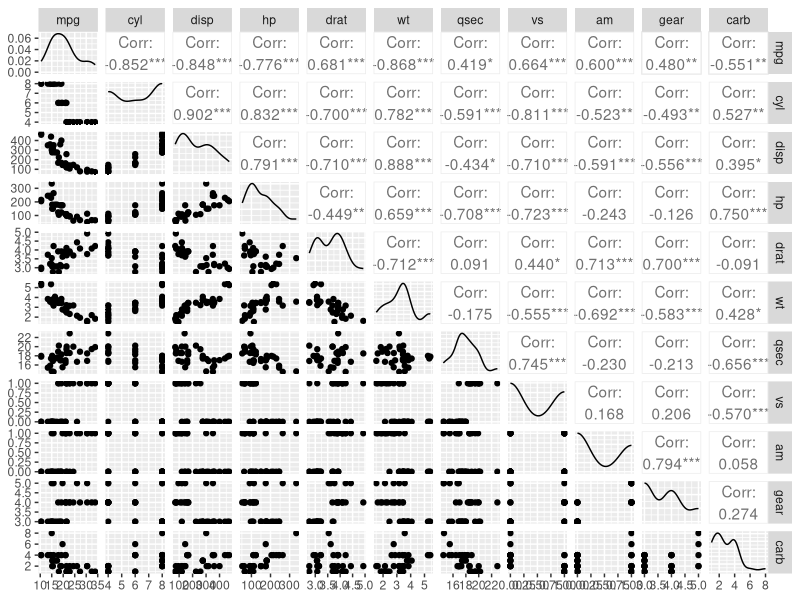
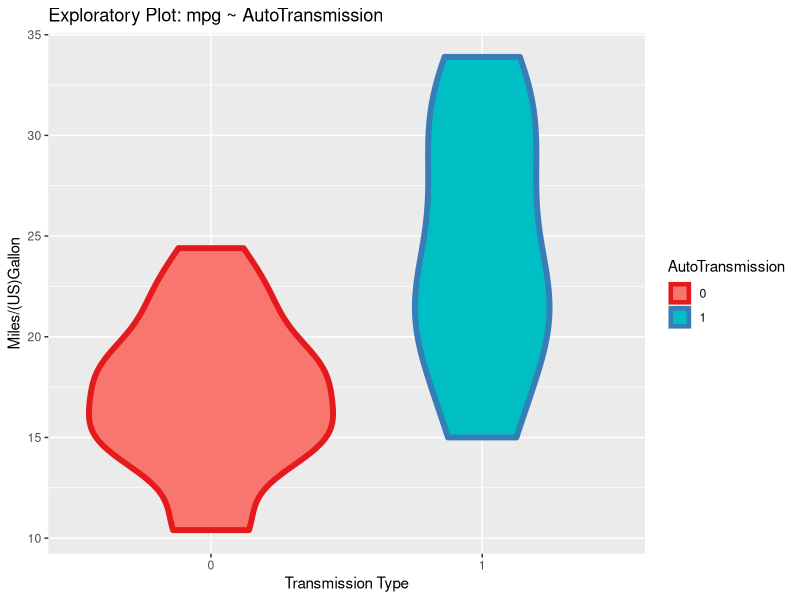
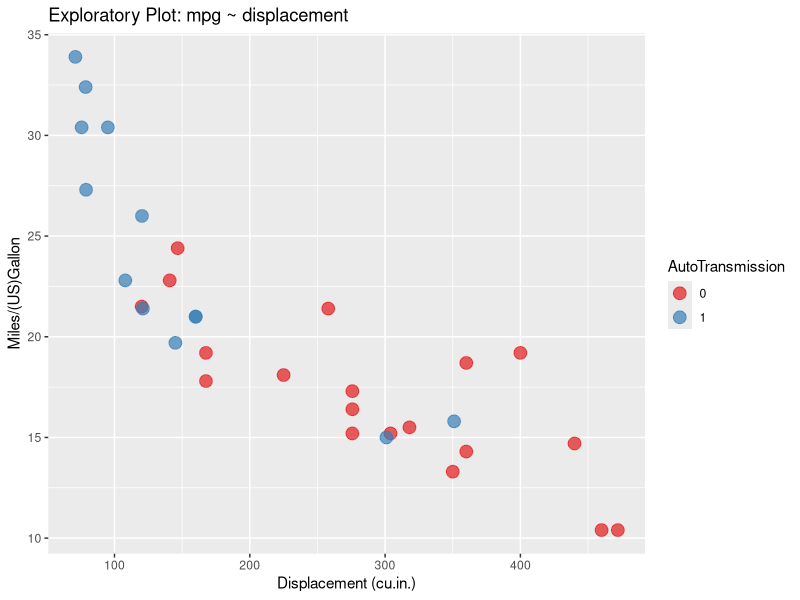

Write the R code that produced these figures, in order. (Note: this script raises an error after producing the figures.)
library(ggplot2);library(GGally);library(dplyr);library(grid);library(gridExtra)
data(mtcars);

ggpairs(mtcars)

mtcars2<-mutate(mtcars,mpg,disp,wt,hp,Cylinder=as.factor(cyl),AutoTransmission=as.factor(am))
mtcars2<-select(mtcars2,mpg,disp,wt,hp,Cylinder,AutoTransmission)

(g1<-ggplot(data=mtcars2,aes(x=AutoTransmission,y=mpg,col=AutoTransmission))+geom_violin(aes(fill=AutoTransmission),size=2)
+scale_color_brewer(palette="Set1")
+ggtitle("Exploratory Plot: mpg ~ AutoTransmission")
+labs(x="Transmission Type",y="Miles/(US)Gallon"))



g2<-ggplot(data=mtcars2,aes(x=disp,y=mpg,col=AutoTransmission))
(g2+geom_point(size=4,alpha=0.7)
+scale_color_brewer(palette="Set1")
+ggtitle("Exploratory Plot: mpg ~ displacement")
+labs(x="Displacement (cu.in.)",y="Miles/(US)Gallon")
)


fit_all<-lm(data=mtcars2,mpg~wt+Cylinder)
vif(fit_all)

plot(resid(fit_all)~predict(fit_all))
